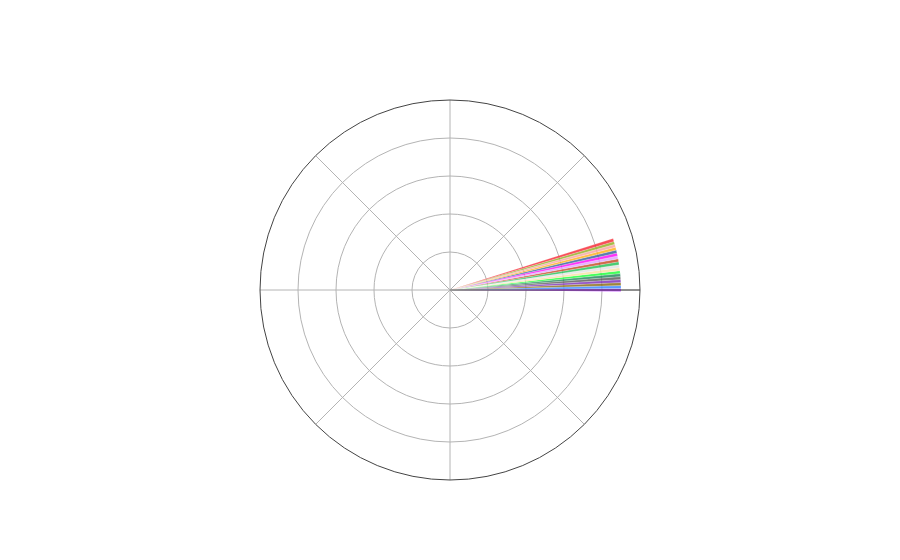

Notebook code for this chart:
### Code cell
fig = go.Figure(go.Barpolar(
    r=df_t['r'],
    theta=df_t['theta'],
    width=df_t['width'],
    marker_color=px.colors.qualitative.Alphabet,
    # marker_color=["#E4FF87", '#709BFF', '#709BFF', '#FFAA70', '#FFAA70', '#FFDF70', '#B6FFB4'],
    marker_line_color='white',
    marker_line_width=0.2,
    opacity=0.8
))

fig.update_layout(
    template=None,
    polar = dict(
        radialaxis = dict(range=[0, 5], showticklabels=False, ticks=''),
        angularaxis = dict(showticklabels=False, ticks='')
    )
)

fig.show()

### Figure 1 — Plotly figure (JSON) as saved in the notebook; plotly's stock layout.template omitted (floating-point values rounded to 4 significant figures)
{"data": [{"marker": {"color": ["#AA0DFE", "#3283FE", "#85660D", "#782AB6", "#565656", "#1C8356", "#16FF32", "#F7E1A0", "#E2E2E2", "#1CBE4F", "#C4451C", "#DEA0FD", "#FE00FA", "#325A9B", "#FEAF16", "#F8A19F", "#90AD1C", "#F6222E", "#1CFFCE", "#2ED9FF", "#B10DA1", "#C075A6", "#FC1CBF", "#B00068", "#FBE426", "#FA0087"], "line": {"color": "white", "width": 0.2}}, "opacity": 0.8, "r": [4.5, 4.5, 4.5, 4.5, 4.5, 4.5, 4.5, 4.5, 4.5, 4.5, 4.5, 4.5, 4.5, 4.5, 4.5, 4.5, 4.5, 4.5], "theta": ["0.0", "1.0", "2.0", "3.0", "4.0", "5.0", "6.0", "7.0", "8.0", "9.0", "10.0", "11.0", "12.0", "13.0", "14.0", "15.0", "16.0", "17.0"], "type": "barpolar", "width": [1, 1, 1, 1, 1, 1, 1, 1, 1, 1, 1, 1, 1, 1, 1, 1, 1, 1]}], "layout": {"polar": {"angularaxis": {"showticklabels": false, "ticks": ""}, "radialaxis": {"range": [0, 5], "showticklabels": false, "ticks": ""}}}}
